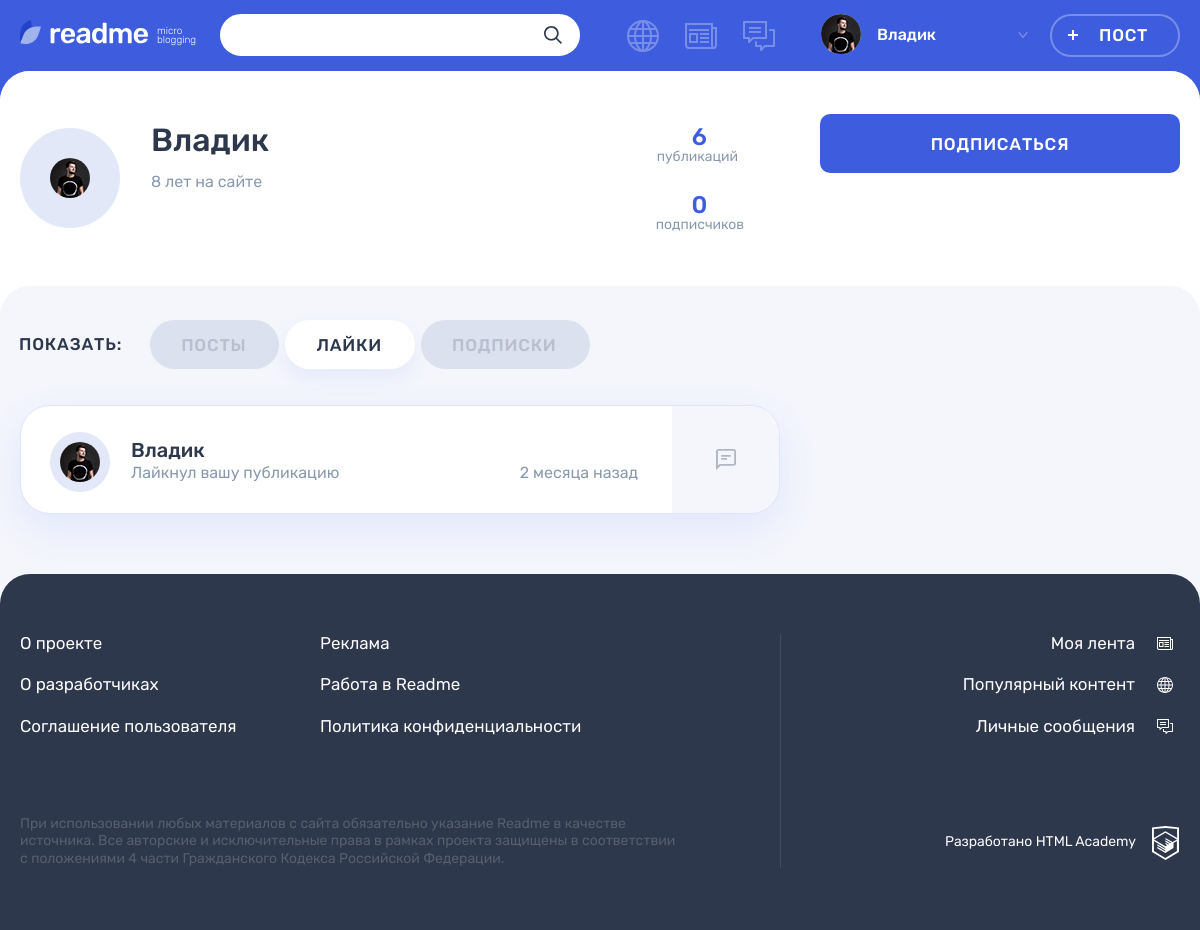
Screenshot of /profile.php?user=2&tab=likes (signed in) with the database file from the repository.
### tables this page shows
CREATE TABLE IF NOT EXISTS `users` (
  `users_id` INT NOT NULL AUTO_INCREMENT,
  `registration_date` DATETIME NOT NULL,
  `email` VARCHAR(225) NOT NULL,
  `name` VARCHAR(225) NOT NULL,
  `password` VARCHAR(225) NOT NULL,
  `avatar` VARCHAR(225) NULL,
  `contact_info` VARCHAR(225) NULL,
  PRIMARY KEY (`users_id`),
  UNIQUE INDEX `idusers_UNIQUE` (`users_id` ASC),
  UNIQUE INDEX `email_UNIQUE` (`email` ASC));

CREATE TABLE IF NOT EXISTS `posts` (
  `posts_id` INT NOT NULL AUTO_INCREMENT,
  `post_date` DATETIME NOT NULL,
  `title` TEXT(120) NOT NULL,
  `content` TEXT NOT NULL,
  `quote_author` VARCHAR(225) NULL,
  `img_url` VARCHAR(225) NULL,
  `video_url` VARCHAR(225) NULL,
  `users_site_url` VARCHAR(225) NULL,
  `number_of_views` INT NOT NULL DEFAULT 0,
  `users_id` INT NOT NULL,
  `content_types_id` INT NOT NULL,
  `isrepost` INT DEFAULT 0,
  `user_author_id` INT DEFAULT 0,
  `post_origin_id` INT DEFAULT 0,
  PRIMARY KEY (`posts_id`),
  INDEX `id_UNIQUE` (`posts_id` ASC),
  INDEX `users_to_posts_idx` (`users_id` ASC),
  INDEX `fk_posts_content_types1_idx` (`content_types_id` ASC),
  FULLTEXT INDEX `posts_search` (`title`, `content`),
  CONSTRAINT `users_to_posts`
    FOREIGN KEY (`users_id`)
    REFERENCES `users` (`users_id`)
    ON DELETE NO ACTION
    ON UPDATE NO ACTION,
  CONSTRAINT `posts_to_content_types`
    FOREIGN KEY (`content_types_id`)
    REFERENCES `content_types` (`content_types_id`)
    ON DELETE NO ACTION
    ON UPDATE NO ACTION);

CREATE TABLE IF NOT EXISTS `likes` (
  `likes_id` INT NOT NULL AUTO_INCREMENT,
  `likes_date` VARCHAR(255) NOT NULL,
  `post_id` INT NOT NULL,
  `user_id` INT NOT NULL,
  PRIMARY KEY (`likes_id`),
  INDEX `fk_posts_has_users_users1_idx` (`user_id` ASC),
  INDEX `fk_posts_has_users_posts1_idx` (`post_id` ASC, `likes_id` ASC),
  UNIQUE INDEX `posts_likes_id_UNIQUE` (`likes_id` ASC),
  CONSTRAINT `fk_posts_has_users_posts1`
    FOREIGN KEY (`post_id`)
    REFERENCES `posts` (`posts_id`)
    ON DELETE NO ACTION
    ON UPDATE NO ACTION,
  CONSTRAINT `fk_posts_has_users_users1`
    FOREIGN KEY (`user_id`)
    REFERENCES `users` (`users_id`)
    ON DELETE NO ACTION
    ON UPDATE NO ACTION);

### templates/profile.php (the view, shortened to what the rows shown need)
<?php foreach ($user as $userData) ?>
<main class="page__main page__main--profile">
    <div class="profile profile--default">
        <div class="profile__user-wrapper">
            <div class="profile__user user container">
                <div class="profile__user-info user__info">
                    <div class="profile__avatar user__avatar">
                        <img class="profile__picture user__picture" src="<?= $userData['avatar'] ?>" alt="">
                    </div>
                    <div class="profile__name-wrapper user__name-wrapper">
                        <span class="profile__name user__name"><?= $userData['name'] ?></span>
                        <time class="profile__user-time user__time" datetime="<?= date('Y.m.d.',
                            strtotime($userData['registration_date'])) ?>"><?= showTimeGap($userData['registration_date']) . ' на сайте' ?></time>
                    </div>
                </div>
                <div class="profile__rating user__rating">
                    <p class="profile__rating-item user__rating-item user__rating-item--publications">
                        <span class="user__rating-amount"><?= $userDataPosts ?></span>
                        <span class="profile__rating-text user__rating-text">публикаций</span>
                    </p>
                </div>
            </div>
        </div>
        <div class="profile__tabs-wrapper tabs">
            <div class="container">
                <div class="profile__tab-content">
                    <section
                            class="profile__likes tabs__content<?= $getTab === 'likes' ? ' tabs__content--active' : '' ?>">
                        <?php if ($getTab === 'likes'): ?>
                            <ul class="profile__likes-list">
                                <?php foreach ($likers as $likeData): ?>
                                    <?php if ($likeData['type'] === 'picture'): ?>
                                        <li class="post-mini post-mini--photo post user">
                                            <div class="post-mini__user-info user__info">
                                                <div class="post-mini__avatar user__avatar">
                                                    <a class="user__avatar-link"
                                                       href="profile.php?user=<?= $likeData['users_id'] ?>">
                                                        <img class="post-mini__picture user__picture"
                                                             src="<?= $likeData['avatar'] ?>" alt="">
                                                    </a>
                                                </div>
                                                <div class="post-mini__name-wrapper user__name-wrapper">
                                                    <a class="post-mini__name user__name"
                                                       href="profile.php?user=<?= $likeData['users_id'] ?>">
                                                        <span><?= $likeData['name'] ?></span>
                                                    </a>
                                                    <div class="post-mini__action">
                                                        <span class="post-mini__activity user__additional">Лайкнул вашу публикацию</span>
                                                        <time class="post-mini__time user__additional"
                                                              datetime="<?= date('Y.m.d H:i',
                                                                  $likeData['likes_date']) ?>"><?= showTimeGap($likeData['likes_date']) ?>
                                                            назад
                                                        </time>
                                                    </div>
                                                </div>
                                            </div>
                                            <div class="post-mini__preview">
                                                <a class="post-mini__link" href="post.php?postId=<?= $likeData['posts_id'] ?>" title="Перейти на публикацию">
                                                    <div class="post-mini__image-wrapper">
                                                        <img class="post-mini__image" src="<?= $likeData['content'] ?>"
                                                             width="109" height="109" alt="">
                                                    </div>
                                                    <span class="visually-hidden">Фото</span>
                                                </a>
                                            </div>
                                        </li>
                                    <?php elseif ($likeData['type'] === 'text'): ?>
                                        <li class="post-mini post-mini--text post user">
                                            <div class="post-mini__user-info user__info">
                                                <div class="post-mini__avatar user__avatar">
                                                    <a class="user__avatar-link" href="profile.php?user=<?= $likeData['users_id'] ?>">
                                                        <img class="post-mini__picture user__picture"
                                                             src="<?= $likeData['avatar'] ?>" alt="">
                                                    </a>
                                                </div>
                                                <div class="post-mini__name-wrapper user__name-wrapper">
                                                    <a class="post-mini__name user__name" href="profile.php?user=<?= $likeData['users_id'] ?>">
                                                        <span><?= $likeData['name'] ?></span>
                                                    </a>
                                                    <div class="post-mini__action">
                                                        <span class="post-mini__activity user__additional">Лайкнул вашу публикацию</span>
                                                        <time class="post-mini__time user__additional"
                                                              datetime="<?= date('Y.m.d H:i',
                                                                  $likeData['likes_date']) ?>"><?= showTimeGap($likeData['likes_date']) ?>
                                                            назад
                                                        </time>
                                                    </div>
                                                </div>
                                            </div>
                                            <div class="post-mini__preview">
                                                <a class="post-mini__link" href="#" title="Перейти на публикацию">
                                                    <svg class="post-mini__preview-icon" width="20" height="21">
                                                        <use xlink:href="#icon-filter-text"></use>
                                                    </svg>
                                                </a>
                                            </div>
                                        </li>
                                    <?php endif; ?>
                                <?php endforeach ?>
                            </ul>
                        <?php endif ?>
                    </section>
                </div>
            </div>
        </div>
    </div>
</main>

### templates/layout.php (shortened to what the rows shown need)
<!DOCTYPE html>
<html lang="ru">
<head>
    <link rel="stylesheet" href="css/main.css">
    <link rel="stylesheet" href="css/style.css">
</head>
<body class="page">
<header class="header">
    <div class="header__wrapper container">
        <div class="header__nav-wrapper">
            <nav class="header__nav">
                <?php if (isUserLoggedIn()): ?>
                    <ul class="header__my-nav">
                        <li class="header__my-page header__my-page--popular">
                            <a class="header__page-link<?= ($getBlock === 'pop') ? ' header__page-link--active' : '' ?>"
                               href="popular.php?block=pop&sort=pop&tab=all&page=1" title="Популярный контент">
                            </a>
                        </li>
                        <li class="header__my-page header__my-page--feed">
                            <a class="header__page-link<?= ($getBlock === 'feed') ? ' header__page-link--active' : '' ?>"
                               title="Моя лента" href="feed.php?block=feed&tab=all">
                            </a>
                        </li>
                        <li class="header__my-page header__my-page--messages">
                            <a class="header__page-link<?= ($getBlock === 'messages') ? ' header__page-link--active' : '' ?>" href="messages.php?block=messages" title="Личные сообщения">
                            </a>
                        </li>
                    </ul>
                    <ul class="header__user-nav">
                        <li class="header__profile">
                            <a class="header__profile-link" href="profile.php?user=<?= $userSession['user-id'] ?>&tab=posts">
                                <div class="header__avatar-wrapper">
                                    <img class="header__profile-avatar" src="<?= $userSession['user-ava'] ?>"
                                         alt="">
                                </div>
                                <div class="header__profile-name">
                                    <span><?= $userSession['user-name'] ?></span>
                                    <svg class="header__link-arrow" width="10" height="6">
                                        <use xlink:href="#icon-arrow-right-ad"></use>
                                    </svg>
                                </div>
                            </a>
                        </li>
                        <li>
                            <a class="header__post-button button button--transparent" href="add.php?tab=text">Пост</a>
                        </li>
                    </ul>
                <?php endif ?>
            </nav>
        </div>
    </div>
</header>
<?= $content ?>
</body>
</html>

### rows the page displays
users: avatar (picture), name "Владик", registration_date "8 лет"
posts: posts_id "6"
posts: users.avatar (picture), users.name "Владик", likes.likes_date "2 месяца"

### other values shown
$userDataSubs "0"
